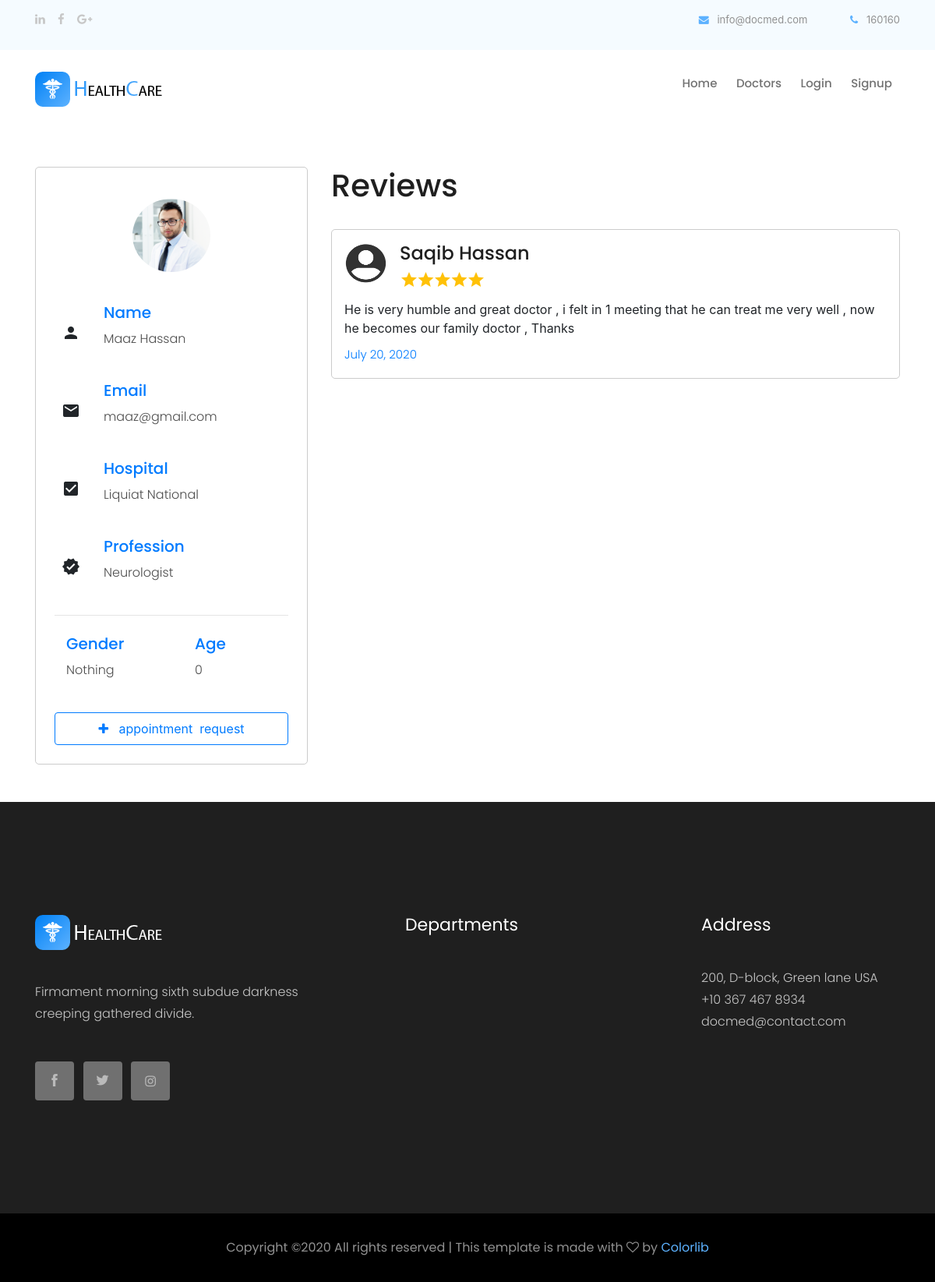
The page /doctor/2 on the database its author committed.
### application/models.py (models this page shows, shortened)
class doctors(models.Model):
    first_name = models.CharField(max_length=75)
    last_name = models.CharField(max_length=75)
    image = models.ImageField(upload_to='doctors_pic')
    email = models.CharField(max_length=75)
    city = models.CharField(max_length=75)
    password = models.CharField(max_length=32)
    gender = models.CharField(max_length=15, choices=(('Male', 'Male'), ('Female', 'Female'), ('Other', 'Other')), default="Nothing")
    age = models.IntegerField(default=0)
    temp_list = []
    all_depts = department.objects.all()
    for i in all_depts:
        temp_val = [i.related_profession_name, i.related_profession_name]
        temp_list.append(tuple(temp_val))
        print(temp_val)
    PROFESSION_CHOICES = tuple(temp_list)
    profession = models.CharField(choices = PROFESSION_CHOICES, max_length=75)
    hospital = models.CharField(max_length=75)

class doctor_review(models.Model):
    id = models.AutoField(primary_key=True)
    author = models.ForeignKey(patient, on_delete=models.CASCADE)
    review_star = models.IntegerField()
    review_msg = models.TextField()
    doctor = models.ForeignKey(doctors, on_delete=models.CASCADE)
    date = models.DateField(default=datetime.datetime.today().strftime('%Y-%m-%d'))

class patient(models.Model):
    first_name = models.CharField(max_length=75)
    last_name = models.CharField(max_length=75)
    email = models.CharField(max_length=75)
    password = models.CharField(max_length=32)
    gender = models.CharField(max_length=15, default="Nothing")
    age = models.IntegerField(default=0)

### application/views.py (the view, shortened to what this page needs)
# urls.py: path('doctor/<id>', views.per_doct, name="doctor"),
def per_doct(request, id):
    doct_id = id
    context = {}
    this_doct = doctors.objects.get(id=doct_id)
    context['doctor'] = this_doct
    all_reviews = doctor_review.objects.filter(doctor=this_doct)
    context['reviews'] = all_reviews
    context['review_view'] = True
    if request.user.is_authenticated:
        context['is_patient'] = isPatient(request.user.username)
    return render(request, "profile.html", context)

### templates/profile.html (shortened to what this page needs)
{% load static %}
{% include 'inc/head.inc.html' %}
<link rel="stylesheet" href="https://maxcdn.bootstrapcdn.com/bootstrap/4.5.0/css/bootstrap.min.css">
<body>
    {% include 'inc/header.inc.html' %}
    <div class="container">
        <div class="row my-5">
            {% if review_view %}
            <div class="col-xl-4 col-lg-4 col-md-12 col-sm-12">
                <div class="profile p-4">
                    <img src="media/{{doctor.image}}" style="width: 100px;" class="pic-profile rounded-circle my-3" alt="">
                    <div class="row my-4" style="text-align: left;">
                        <div class="col-1 px-4 d-flex justify-content-right align-items-center">
                            <i class="material-icons info-icon">person</i>
                        </div>
                        <div class="col-10" style="padding-left: 30px;">
                            <h5 class="text-primary text-b">Name</h5>
                            <p class="info-sub-head">{{doctor.first_name}} {{doctor.last_name}}</p>
                        </div>
                    </div>
                    <div class="row my-4" style="text-align: left;">
                        <div class="col-1 px-4 d-flex justify-content-right align-items-center">
                            <i class="material-icons info-icon">mail</i>
                        </div>
                        <div class="col-10" style="padding-left: 30px;">
                            <h5 class="text-primary text-b">Email</h5>
                            <p class="info-sub-head">{{doctor.email}}</p>
                        </div>
                    </div>
                    <div class="row my-4" style="text-align: left;">
                        <div class="col-1 px-4 d-flex justify-content-right align-items-center">
                            <i class="material-icons info-icon">check_box</i>
                        </div>
                        <div class="col-10" style="padding-left: 30px;">
                            <h5 class="text-primary text-b">Hospital</h5>
                            <p class="info-sub-head">{{doctor.hospital}}</p>
                        </div>
                    </div>
                    <div class="row my-4" style="text-align: left;">
                        <div class="col-1 px-4 d-flex justify-content-right align-items-center">
                            <i class="material-icons info-icon">verified</i>
                        </div>
                        <div class="col-10" style="padding-left: 30px;">
                            <h5 class="text-primary text-b">Profession</h5>
                            <p class="info-sub-head">{{doctor.profession}}</p>
                        </div>
                    </div>
                    <hr>
                    <div class="row my-4" style="text-align: left;">
                        <div class="col-sm-6" style="padding-left: 30px;">
                            <h5 class="text-primary text-b">Gender</h5>
                            <p class="info-sub-head">{{doctor.gender}}</p>
                        </div>
                        <div class="col-sm-6" style="padding-left: 30px;">
                            <h5 class="text-primary text-b">Age</h5>
                            <p class="info-sub-head">{{doctor.age}}</p>
                        </div>
                    </div>
                    {% if user.is_authenticated %}
                            {% if doctor.id in requested_doctors %}
                                <div>
                                    <button type="button" id="btn_{{doctor.id}}" class="btn btn-secondary btn-block py-2" onclick=""><i id="icon_{{doctor.id}}" class="fa fa-check"></i> &nbsp; <span id="span_{{doctor.id}}">Request sent</span></button>
                                </div>
                            {% else %}
                                <div>
                                    <button type="button" id="btn_{{doctor.id}}" class="btn btn-outline-primary btn-block py-2" onclick="send_appointment_request('{{doctor.id}}')"><i id="icon_{{doctor.id}}" class="fa fa-plus"></i> &nbsp; <span id="span_{{doctor.id}}">appointment &nbsp;request</span></button>
                                </div>
                            {% endif %}
                    {% else %}
                        <div>
                            <a href="login">
                                <button type="button" name="" id="" class="btn btn-outline-primary btn-block py-2"><i class="fa fa-plus"></i> &nbsp; appointment &nbsp;request</button>
                            </a>
                        </div>
                    {% endif %}
                 </div>
            </div>
            <div class="col-xl-8 col-lg-8 col-md-12 col-sm-12">
                    <div>
                        <h1>Reviews
                        </h1>
                        <br>
                        {% if reviews %}
                            {% for review in reviews %}
                            <div class="profile p-3 mb-3">
                                <div class="row text-left">
                                    <div class="col-sm-12 d-flex">
                                    <img src="{% static 'img/profile_icon.png' %}" alt="" style="width: 55px; height: 55px; border-radius: 100%;">
                                    <div class="mx-3">
                                        <h4>{{review.author.first_name}} {{review.author.last_name}}<span class="ratingNumber" style="opacity: 0;">{{review.review_star}}</span></h4>
                                        <div style="display: inline;" class="ratingParent" >
                                        <i class="material-icons text-lightgrey" style="margin-right: -7px;">star</i>
                                        <i class="material-icons text-lightgrey" style="margin-right: -7px;">star</i>
                                        <i class="material-icons text-lightgrey" style="margin-right: -7px;">star</i>
                                        <i class="material-icons text-lightgrey" style="margin-right: -7px;">star</i>
                                        <i class="material-icons text-lightgrey" style="margin-right: -7px;">star</i>
                                        </div>
                                    </div>
                                    </div>
                                    <div class="col-sm-12 pt-2">
                                        {{review.review_msg}}
                                        <p class="text-primary p-0 m-0 pt-2" style="font-size: 15px;">{{review.date}}</p>
                                    </div>
                                </div>
                            </div>
                            {% endfor %}
                        {% else %}
                        <h3 class="text-secondary">No reviews yet!</h3>
                        {% endif %}
                    </div>
            </div>
            {% endif %}
        </div>
    </div>
    {% include 'inc/footer.inc.html' %}
{% include 'inc/bottom.inc.html' %}

### templates/inc/head.inc.html (shortened to what this page needs)
{% load static %}
<!doctype html>
<html class="no-js" lang="zxx">
<head>
    <link rel="stylesheet" href="{% static 'css/bootstrap.min.css' %}">
    <link rel="stylesheet" href="{% static 'css/owl.carousel.min.css' %}">
    <link rel="stylesheet" href="{% static 'css/magnific-popup.css' %}">
    <link rel="stylesheet" href="{% static 'css/font-awesome.min.css' %}">
    <link rel="stylesheet" href="{% static 'css/themify-icons.css' %}">
    <link rel="stylesheet" href="{% static 'css/nice-select.css' %}">
    <link rel="stylesheet" href="{% static 'css/flaticon.css' %}">
    <link rel="stylesheet" href="{% static 'css/gijgo.css' %}">
    <link rel="stylesheet" href="{% static 'css/animate.css' %}">
    <link rel="stylesheet" href="{% static 'css/slicknav.css' %}">
    <link rel="stylesheet" href="{% static 'css/style.css' %}">
    <link rel="stylesheet" href="{% static 'css/mine.css' %}">
</head>

### templates/inc/header.inc.html (shortened to what this page needs)
{% load static %}
<header>
    <div class="header-area" style="background-color:#cccccc">
        <div class="header-top_area">
            <div class="container">
                <div class="row">
                    <div class="col-xl-6 col-md-6 ">
                        <div class="social_media_links">
                            <a href="#">
                                <i class="fa fa-linkedin"></i>
                            </a>
                            <a href="#">
                                <i class="fa fa-facebook"></i>
                            </a>
                            <a href="#">
                                <i class="fa fa-google-plus"></i>
                            </a>
                        </div>
                    </div>
                    <div class="col-xl-6 col-md-6">
                        <div class="short_contact_list">
                            <ul>
                                <li><a href="#"> <i class="fa fa-envelope"></i> info@docmed.com</a></li>
                                <li><a href="#"> <i class="fa fa-phone"></i> 160160</a></li>
                            </ul>
                        </div>
                    </div>
                </div>
            </div>
        </div>
        <div id="sticky-header" class="main-header-area">
            <div class="container">
                <div class="row align-items-center">
                    <div class="col-xl-2 col-lg-2">
                        <div class="logo">
                            <a href="{% url 'index' %}">
                                <img src="{% static 'img/logo.png' %}" alt="">
                            </a>
                        </div>
                    </div>
                    <div class="col-xl-10 col-lg-10">
                        <div class="main-menu  d-none d-lg-block text-right float-right">
                            <nav>
                                <ul id="navigation">
                                    <li><a class="active" href="{% url 'index' %}">home</a></li>
                                    <li><a href="doctors">Doctors</a></li>
                                    {% if user.is_authenticated %}
                                        <li><a href="myProfile">Check appointments</a></li>
                                        <li><a href="logout">Logout</a></li>
                                        <li>
                                            <a href="myProfile">
                                                <img src="{% static 'img/profile_icon.png' %}" style="width: 40px;" alt="">
                                            </a>
                                        </li>
                                    {% else %}
                                        <li><a href="login">Login</a></li>
                                        <li><a href="signup">Signup</a></li>
                                    {% endif %}
                                </ul>
                            </nav>
                        </div>
                    </div>
                    <div class="col-12">
                    </div>
                </div>
            </div>
        </div>
    </div>
</header>

### templates/inc/footer.inc.html (shortened to what this page needs)
{% load static %}
<footer class="footer">
    <div class="footer_top">
        <div class="container">
            <div class="row">
                <div class="col-xl-4 col-md-6 col-lg-4">
                    <div class="footer_widget">
                        <div class="footer_logo">
                            <a href="#">
                                <img src="{% static 'img/footer_logo.png' %}" alt="">
                            </a>
                        </div>
                        <p>
                                Firmament morning sixth subdue darkness
                                creeping gathered divide.
                        </p>
                        <div class="socail_links">
                            <ul>
                                <li>
                                    <a href="#">
                                        <i class="ti-facebook"></i>
                                    </a>
                                </li>
                                <li>
                                    <a href="#">
                                        <i class="ti-twitter-alt"></i>
                                    </a>
                                </li>
                                <li>
                                    <a href="#">
                                        <i class="fa fa-instagram"></i>
                                    </a>
                                </li>
                            </ul>
                        </div>
                    </div>
                </div>
                <div class="col-xl-2 offset-xl-1 col-md-6 col-lg-3">
                    <div class="footer_widget">
                        <h3 class="footer_title">
                                Departments
                        </h3>
                    </div>
                </div>
                <div class="col-xl-2 col-md-6 col-lg-2">
                </div>
                <div class="col-xl-3 col-md-6 col-lg-3">
                    <div class="footer_widget">
                        <h3 class="footer_title">
                                Address
                        </h3>
                        <p>
                            200, D-block, Green lane USA <br>
                            +10 367 467 8934 <br>
                            docmed@contact.com
                        </p>
                    </div>
                </div>
            </div>
        </div>
    </div>
    <div class="copy-right_text">
        <div class="container">
            <div class="footer_border"></div>
            <div class="row">
                <div class="col-xl-12">
                    <p class="copy_right text-center">
Copyright &copy;<script>document.write(new Date().getFullYear());</script> All rights reserved | This template is made with <i class="fa fa-heart-o" aria-hidden="true"></i> by <a href="https://colorlib.com" target="_blank">Colorlib</a>
                    </p>
                </div>
            </div>
        </div>
    </div>
</footer>

### templates/inc/bottom.inc.html (shortened to what this page needs)
{% load static %}
</body>
</html>

### rows shown on the page
doctors: image (picture), first_name "Maaz", last_name "Hassan", email "maaz@gmail.com", hospital "Liquiat National", profession "Neurologist", gender "Nothing", age "0"
doctor_review: author.first_name "Saqib", author.last_name "Hassan", review_msg "He is very humble and great doctor , i felt in 1 meeting that he can treat me very well , now he becomes our family doctor , Thanks", date "July 20, 2020"
